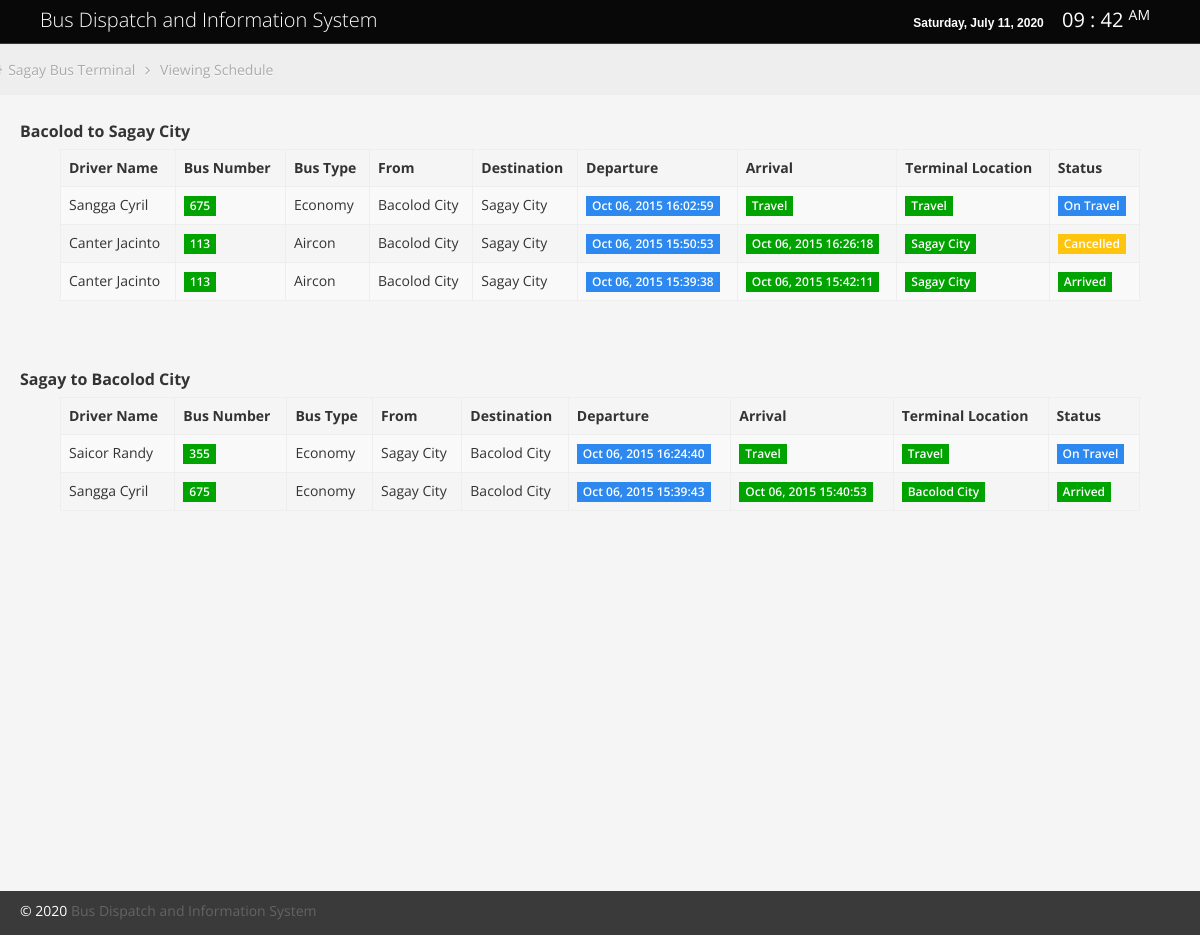
The page / on the database its author committed.
### tables this page shows
CREATE TABLE IF NOT EXISTS `schedule` (
`scheduleid` int(11) NOT NULL,
  `busid` varchar(100) NOT NULL,
  `driverid` varchar(100) NOT NULL,
  `from_location` varchar(100) NOT NULL,
  `destination_location` varchar(100) NOT NULL,
  `departure_time` datetime NOT NULL,
  `arrival_time` datetime NOT NULL,
  `terminal_location` varchar(100) NOT NULL,
  `status` varchar(100) NOT NULL,
  `status_operation` varchar(100) NOT NULL,
  `arrived_at_destination` varchar(100) NOT NULL,
  `date_added` datetime NOT NULL
);

CREATE TABLE IF NOT EXISTS `driver` (
`driverid` int(11) NOT NULL,
  `firstname` varchar(100) NOT NULL,
  `lastname` varchar(100) NOT NULL,
  `contact_number` varchar(100) NOT NULL,
  `profile` varchar(100) NOT NULL,
  `date_added` varchar(100) NOT NULL,
  `driver_travel` varchar(100) NOT NULL
);

CREATE TABLE IF NOT EXISTS `bus` (
`busid` int(11) NOT NULL,
  `bus_number` varchar(100) NOT NULL,
  `bus_type` varchar(100) NOT NULL,
  `date_added` varchar(100) NOT NULL,
  `bus_travel` varchar(100) NOT NULL
);

### index.php (the view, shortened to what this page needs)
<?php require('header.php'); ?>
			<ul class="breadcrumb" style="margin-top:1px;">
				<li>
					<i class="icon-home"></i>
					<a href="index.php">Sagay Bus Terminal</a>
					<i class="icon-angle-right"></i>
				</li>
				<li><a href="#">Viewing Schedule</a></li>
			</ul>
						<table class="table table-striped table-bordered" style="width:90%; margin:auto;">
						<h2 style="text-indent:20px;">Bacolod to Sagay City </h2>
						  <thead>
							  <tr>
								  <th>Driver Name</th>
								  <th>Bus Number</th>
								  <th>Bus Type</th>
								  <th>From</th>
								  <th>Destination</th>
								  <th>Departure</th>
								  <th>Arrival</th>
								  <th>Terminal Location</th>
								  <th>Status</th>
							  </tr>
						  </thead>
						  <tbody>
<?php
$result= mysql_query("select * from schedule
LEFT JOIN bus ON schedule.busid = bus.busid
LEFT JOIN driver ON schedule.driverid = driver.driverid
 where destination_location='Sagay City' ORDER BY schedule.scheduleid DESC ") or die (mysql_error());
while ($row= mysql_fetch_array ($result) ){
?>
							<tr>
								<td><?php echo $row['firstname']." ".$row['lastname']; ?></td>
								<td><span class="label label-success"><?php echo $row['bus_number']; ?></span></td>
								<td><?php echo $row['bus_type']; ?></td>
								<td><?php echo $row['from_location']; ?></td>
								<td><?php echo $row['destination_location']; ?></td>
								<td><span class="label label-info"><?php echo date("M d, Y H:i:s",strtotime($row['departure_time'])); ?></span></td>
								<td><span class="label label-success"><?php echo ($row['arrival_time'] == "0000-00-00 00:00:00") ? "Travel" : date("M d, Y H:i:s",strtotime($row['arrival_time'])); ?></span></td>
								<td><span class="label label-success"><?php echo $row['terminal_location']; ?></span></td>
								<?php
									if ($row['status_operation'] == 'On Travel') {
										echo "<td><span class='label label-info'>".$row['status_operation']."</span></td>";
									} elseif ($row['status_operation'] == 'Cancelled') {
										echo "<td><span class='label label-warning'>".$row['status_operation']."</span></td>";
									} else {
										echo "<td><span class='label label-success'>".$row['status_operation']."</span></td>";
									}
								?>
							</tr>
<?php } ?>
						  </tbody>
					  </table>
<br />
<br />
<br />
						<table class="table table-striped table-bordered" style="width:90%; margin:auto;">
						<h2 style="text-indent:20px;">Sagay to Bacolod City </h2>
						  <thead>
							  <tr>
								  <th>Driver Name</th>
								  <th>Bus Number</th>
								  <th>Bus Type</th>
								  <th>From</th>
								  <th>Destination</th>
								  <th>Departure</th>
								  <th>Arrival</th>
								  <th>Terminal Location</th>
								  <th>Status</th>
							  </tr>
						  </thead>
						  <tbody>
<?php
$result= mysql_query("select * from schedule
LEFT JOIN bus ON schedule.busid = bus.busid
LEFT JOIN driver ON schedule.driverid = driver.driverid
 where destination_location='Bacolod City' ORDER BY schedule.scheduleid DESC ") or die (mysql_error());
while ($row= mysql_fetch_array ($result) ){
?>
							<tr>
								<td><?php echo $row['firstname']." ".$row['lastname']; ?></td>
								<td><span class="label label-success"><?php echo $row['bus_number']; ?></span></td>
								<td><?php echo $row['bus_type']; ?></td>
								<td><?php echo $row['from_location']; ?></td>
								<td><?php echo $row['destination_location']; ?></td>
								<td><span class="label label-info"><?php echo date("M d, Y H:i:s",strtotime($row['departure_time'])); ?></span></td>
								<td><span class="label label-success"><?php echo ($row['arrival_time'] == "0000-00-00 00:00:00") ? "Travel" : date("M d, Y H:i:s",strtotime($row['arrival_time'])); ?></span></td>
								<td><span class="label label-success"><?php echo $row['terminal_location']; ?></span></td>
								<?php
									if ($row['status_operation'] == 'On Travel') {
										echo "<td><span class='label label-info'>".$row['status_operation']."</span></td>";
									} elseif ($row['status_operation'] == 'Cancelled') {
										echo "<td><span class='label label-warning'>".$row['status_operation']."</span></td>";
									} else {
										echo "<td><span class='label label-success'>".$row['status_operation']."</span></td>";
									}
								?>
							</tr>
<?php } ?>
						  </tbody>
					  </table>
<br />
<br />
<br />
<br />
<br />
<br />
<br />
<br />
<br />
<br />
<br />
<br />
<br />
<br />
<br />
<br />
<br />
<br />
<br />
<?php require('footer.php'); ?>

### header.php (shortened to what this page needs)
<!DOCTYPE html>
<html lang="en">
<head>
	<link id="bootstrap-style" href="css/bootstrap.min.css" rel="stylesheet">
	<link href="css/bootstrap-responsive.min.css" rel="stylesheet">
	<link id="base-style" href="css/style.css" rel="stylesheet">
	<link id="base-style-responsive" href="css/style-responsive.css" rel="stylesheet">
</head>
<body>
	<div class="navbar">
		<div class="navbar-inner">
			<div class="container-fluid">
				<a class="brand"><span>Bus Dispatch and Information System</span></a>
				<div class="nav-no-collapse header-nav">
					<ul class="nav pull-right">
						<li style="margin:10px;">
							<?php include('currentdate.php'); ?>&nbsp;&nbsp;&nbsp;&nbsp;&nbsp;<?php include('clock_lcd.php'); ?>
						</li>
					</ul>
				</div>
			</div>
		</div>
	</div>
		<div class="container-fluid-full">
		<div class="row-fluid">

### clock_lcd.php (shortened to what this page needs)
<span id="digitalclock" style="font-size:20px;"></span>

### footer.php (shortened to what this page needs)
	</div>
	</div>
	<footer>
		<p>
			<span style="text-align:left;float:left">&copy; <?php echo date('Y'); ?> <a alt="Bus Dispatch and Information System">Bus Dispatch and Information System</a></span>
		</p>
	</footer>
</body>
</html>

### css/style.css (style rules this page uses)
.green, .green [class="box-header"], .green.box, .slider.green .ui-slider-range, .progress.green .ui-progressbar-value, .sliderVertical.green .ui-slider-range, .progressSlim.green .ui-progressbar-value, .label-success, .badge-success { background: #00A300 !important; border-color: #00A300 !important; color: #fff; }
.yellow, .yellow [class="box-header"], .yellow.box, .slider.yellow .ui-slider-range, .progress.yellow .ui-progressbar-value, .sliderVertical.yellow .ui-slider-range, .progressSlim.yellow .ui-progressbar-value, .label-warning, .badge-warning { background: #FFC40D !important; border-color: #FFC40D !important; color: #fff; }
.blue, .blue [class="box-header"], .blue.box, .slider.blue .ui-slider-range, .progress.blue .ui-progressbar-value, .sliderVertical.blue .ui-slider-range, .progressSlim.blue .ui-progressbar-value, .label-info, .badge-info { background: #2D89EF !important; border-color: #2D89EF !important; color: #fff; }
body { background: #F5F5F5; color: #333; border: none; font-family: 'Open Sans', sans-serif; font-weight: 400; }
a { color: #646464; }
h2 { font-size: 16px; line-height: 16px; }
.navbar { margin-bottom: 0px; }
.navbar-inner { margin-bottom: 0px; min-height: 40px; padding-right: 20px; padding-left: 20px; background: #080808; filter: none; text-shadow: 1px 1px 1px #0a0c0e; border: none; color: #fff; -webkit-border-radius: 0px; -moz-border-radius: 0px; border-radius: 0px; *zoom: 1; border-bottom: 1px solid #38383D; }
.navbar-inner a { color: #7b7b7b; text-shadow: 0 -1px 1px #0b090a; }
a.brand span { color: #fff; text-shadow: none; }
.header-nav { padding: 0px; color: #fff !important; background: #000 !important; }
.header-nav .nav { margin: 0px; }
.breadcrumb { margin: -28px -28px 28px -28px; line-height: 34px; background: #eee; border: 0px; color: #aaa; -webkit-box-shadow: none; -moz-box-shadow: none; box-shadow: none; -webkit-border-radius: 0px; -moz-border-radius: 0px; border-radius: 0px; }
.breadcrumb a { color: #aaa; text-shadow: 0px 1px 1px #fff; }
.label, .badge { text-shadow: none; font-family: 'Open Sans', sans-serif; font-weight: 600; font-size: 12px; padding: 3px 6px; }
.label { -webkit-border-radius: 0px; -moz-border-radius: 0px; border-radius: 0px; }
.table th, .table td { border-top: 1px solid #eee; }
.table-bordered { border-color: #eee; -webkit-border-radius: 0px !important; -moz-border-radius: 0px !important; border-radius: 0px !important; }
.table-bordered th, .table-bordered td { border-left: 1px solid #eee; }
.table-bordered thead:first-child tr:first-child > th:first-child, .table-bordered tbody:first-child tr:first-child > td:first-child, .table-bordered tbody:first-child tr:first-child > th:first-child { -webkit-border-radius: 0px !important; -moz-border-radius: 0px !important; border-radius: 0px !important; }
.table-bordered thead:first-child tr:first-child > th:last-child, .table-bordered tbody:first-child tr:first-child > td:last-child, .table-bordered tbody:first-child tr:first-child > th:last-child { -webkit-border-radius: 0px !important; -moz-border-radius: 0px !important; border-radius: 0px !important; }
.table-bordered thead:last-child tr:last-child > th:first-child, .table-bordered tbody:last-child tr:last-child > td:first-child, .table-bordered tbody:last-child tr:last-child > th:first-child, .table-bordered tfoot:last-child tr:last-child > td:first-child, .table-bordered tfoot:last-child tr:last-child > th:first-child { -webkit-border-radius: 0px !important; -moz-border-radius: 0px !important; border-radius: 0px !important; }
.table-bordered thead:last-child tr:last-child > th:last-child, .table-bordered tbody:last-child tr:last-child > td:last-child, .table-bordered tbody:last-child tr:last-child > th:last-child, .table-bordered tfoot:last-child tr:last-child > td:last-child, .table-bordered tfoot:last-child tr:last-child > th:last-child { -webkit-border-radius: 0px !important; -moz-border-radius: 0px !important; border-radius: 0px !important; }
footer { min-height: 24px; background: #3A3A3A; color: #fff !important; -webkit-border-radius: 0px; -moz-border-radius: 0px; border-radius: 0px; }

### css/style-responsive.css (style rules this page uses)
@media (min-width: 1200px) { .container-fluid-full { overflow: hidden; position: relative; height: 100%; } }
@media (min-width: 1200px) { footer { margin: 0px 0px 0px 0px; padding: 10px 20px; } }

### css/halflings.css (style rules this page uses)
html, html .halflings { -webkit-font-smoothing: antialiased !important; }

### rows shown on the page
schedule: driverid.firstname "Sangga", driverid.lastname "Cyril", busid.bus_number "675", busid.bus_type "Economy", from_location "Bacolod City", destination_location "Sagay City", departure_time "Oct 06, 2015 16:02:59", shows "Travel", terminal_location "Travel", status_operation "On Travel"
schedule: driverid.firstname "Canter", driverid.lastname "Jacinto", busid.bus_number "113", busid.bus_type "Aircon", from_location "Bacolod City", destination_location "Sagay City", departure_time "Oct 06, 2015 15:50:53", arrival_time "Oct 06, 2015 16:26:18", terminal_location "Sagay City", status_operation "Cancelled"
schedule: driverid.firstname "Canter", driverid.lastname "Jacinto", busid.bus_number "113", busid.bus_type "Aircon", from_location "Bacolod City", destination_location "Sagay City", departure_time "Oct 06, 2015 15:39:38", arrival_time "Oct 06, 2015 15:42:11", terminal_location "Sagay City", status_operation "Arrived"
schedule: driverid.firstname "Saicor", driverid.lastname "Randy", busid.bus_number "355", busid.bus_type "Economy", from_location "Sagay City", destination_location "Bacolod City", departure_time "Oct 06, 2015 16:24:40", shows "Travel", terminal_location "Travel", status_operation "On Travel"
schedule: driverid.firstname "Sangga", driverid.lastname "Cyril", busid.bus_number "675", busid.bus_type "Economy", from_location "Sagay City", destination_location "Bacolod City", departure_time "Oct 06, 2015 15:39:43", arrival_time "Oct 06, 2015 15:40:53", terminal_location "Bacolod City", status_operation "Arrived"
